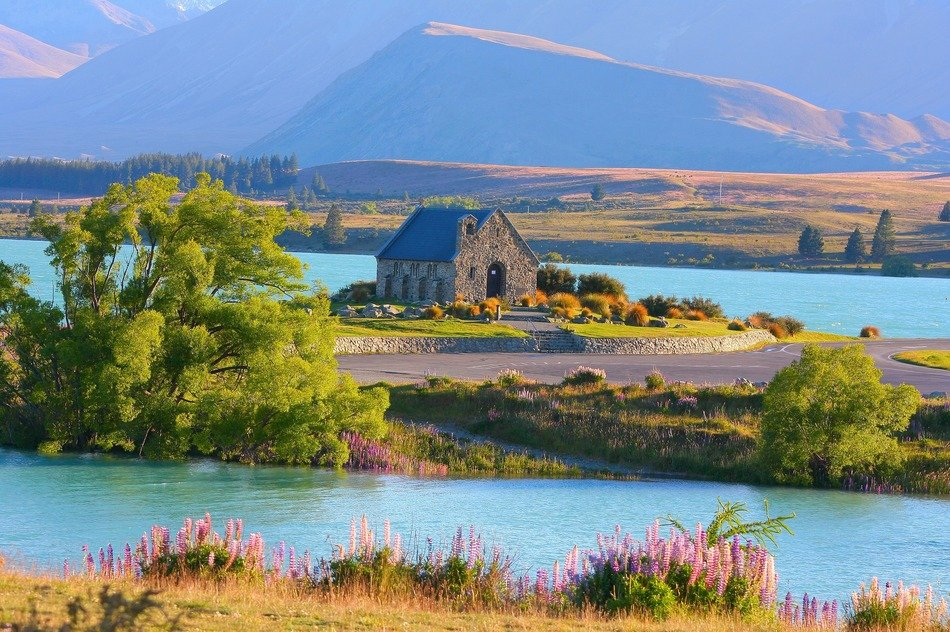
#> input picture my_exercise_files/Week11/NZ_pic.jpg, 950 x 632 px
$ jupyter execute Week11_tutorial_4.ipynb   (shell and % lines are left out)
#> lines starting #> are read from the running program, lines starting #| are printed output that depends on the picture
[cell 1]
# Basic Image Enhancement Using Mathematical Operations
import cv2
import numpy as np
import matplotlib.pyplot as plt
from PIL import Image
from IPython.display import Image

img_bgr = cv2.imread("NZ_pic.jpg", cv2.IMREAD_COLOR)
#> img_bgr is the input picture: shape (632, 950, 3); mean B, G, R 137.8, 137.9, 123.8
img_rgb = cv2.cvtColor(img_bgr, cv2.COLOR_BGR2RGB)

Image(filename="NZ_pic.jpg")

[cell 2]
matrix = np.ones(img_rgb.shape, dtype = "uint8") * 50
img_rgb_bright = cv2.add(img_rgb, matrix)
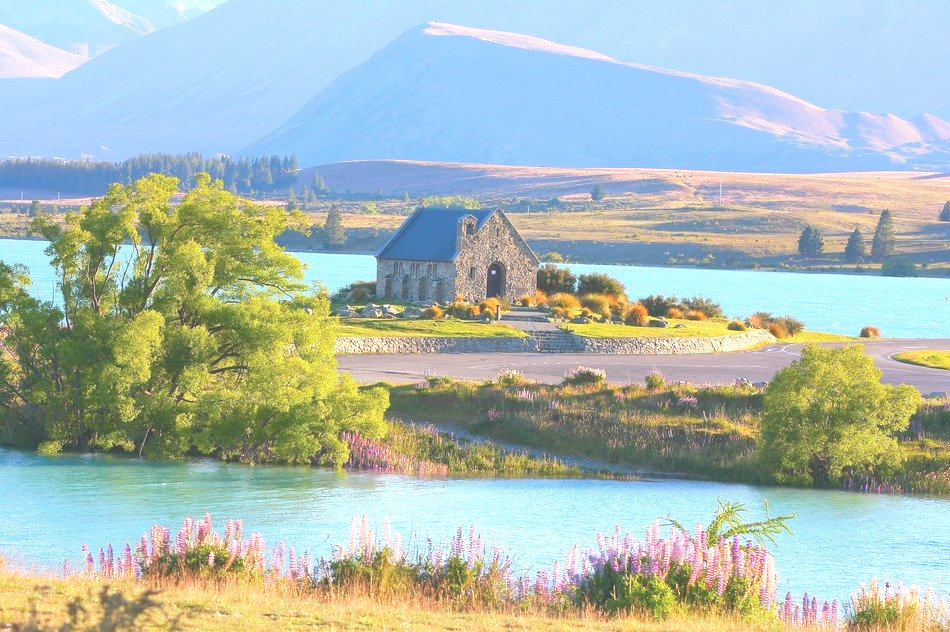
#> img_rgb_bright: shape (632, 950, 3); mean R, G, B 172.7, 187.5, 180.2
img_rgb_dark = cv2.subtract(img_rgb, matrix)
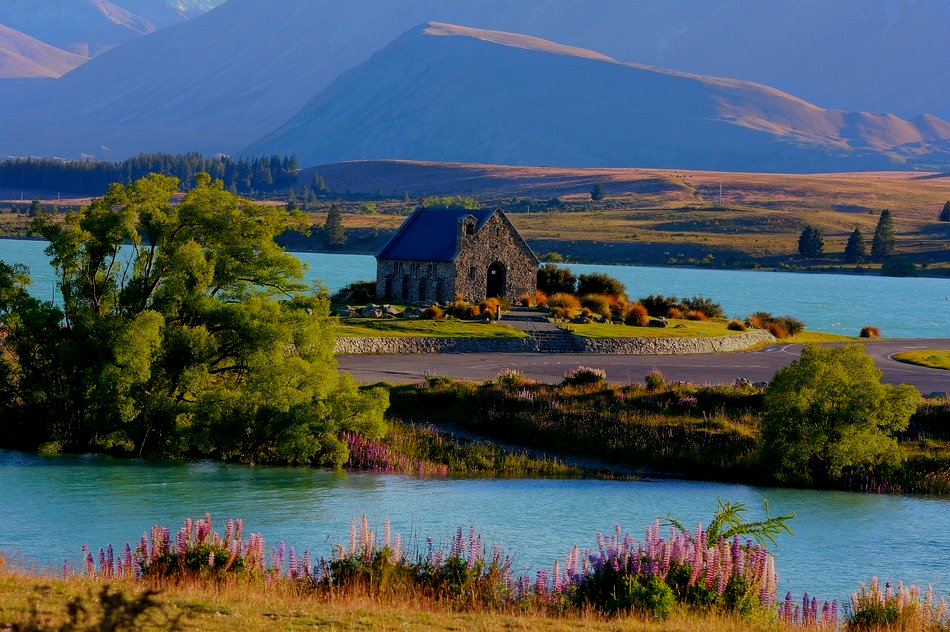
#> img_rgb_dark: shape (632, 950, 3); mean R, G, B 75.3, 88.4, 92.9

plt.figure(figsize=[18,5])
#> (this line was passed over: IPython is not available in this run)
plt.subplot(131); plt.imshow(img_rgb_dark); plt.title("Darker")
#> (this line was passed over: IPython is not available in this run)
#> (this line was passed over: IPython is not available in this run)
#> (this line was passed over: IPython is not available in this run)
plt.subplot(132); plt.imshow(img_rgb); plt.title("Original")
#> (this line was passed over: IPython is not available in this run)
#> (this line was passed over: IPython is not available in this run)
#> (this line was passed over: IPython is not available in this run)
plt.subplot(133); plt.imshow(img_rgb_bright); plt.title("Brighter")

$ run again, with my_exercise_files/Week11/appollo_11.jpg copied over my_exercise_files/Week11/NZ_pic.jpg
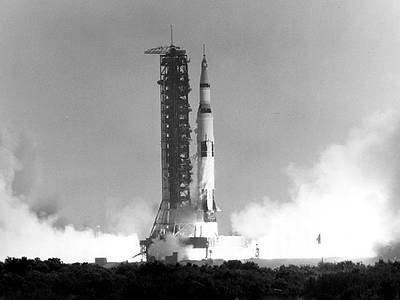
#> input picture my_exercise_files/Week11/appollo_11.jpg, 400 x 300 px
#> img_bgr is the input picture: shape (300, 400, 3); min 0, max 255, mean 156.6
#> `img_rgb_bright = cv2.add(img_rgb, matrix)`:
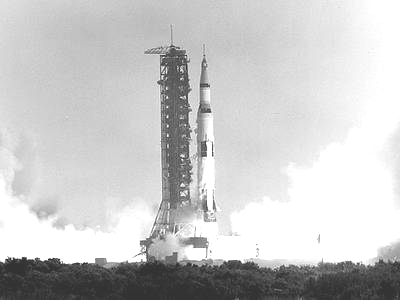
#> img_rgb_bright: shape (300, 400, 3); min 50, max 255, mean 200.2
#> `img_rgb_dark = cv2.subtract(img_rgb, matrix)`:
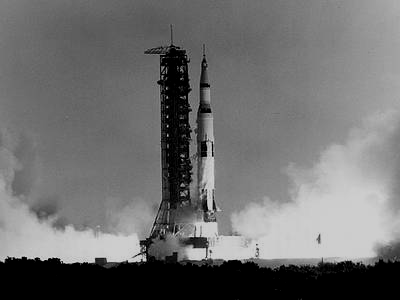
#> img_rgb_dark: shape (300, 400, 3); min 0, max 205, mean 110.9
